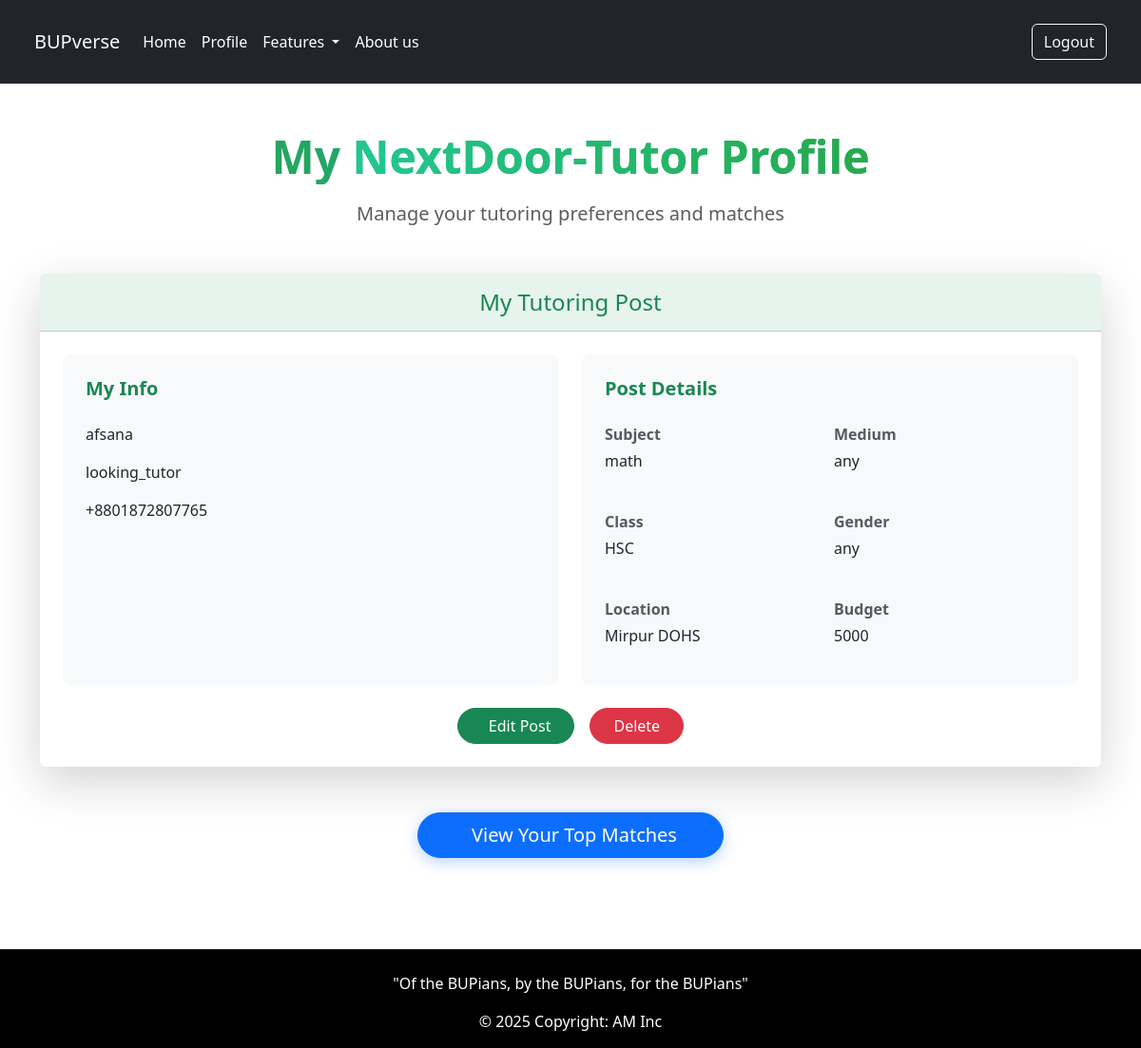
The app's page /tutor/nextDoorposts_profile/ (signed in) with its own data.
### tutor_matching/models.py (models this page shows, shortened)
class nextDoorPost(models.Model):
    user = models.OneToOneField(User, on_delete=models.CASCADE)
    user_type = models.CharField(max_length=16, choices=USER_TYPE_CHOICES)
    subjects = models.CharField(max_length=255)
    budget = models.IntegerField()
    medium = models.CharField(max_length=50,choices=MEDIUM_CHOICES)
    gender = models.CharField(max_length=10,choices=GENDER_CHOICES)
    location = models.CharField(max_length=100, choices=LOCATION_CHOICES)
    phone_number = PhoneNumberField(blank=True)
    student_class = models.CharField(max_length=10, choices=CLASS_CHOICES)
    details = models.TextField(blank=True, null=True, help_text="Write any extra details")
    latitude = models.FloatField(blank=True, null=True)
    longitude = models.FloatField(blank=True, null=True)
    created_at = models.DateTimeField(auto_now_add=True)

### tutor_matching/views.py (the view)
# urls.py: path('nextDoorposts_profile/', views.nextDoor_profile, name='nextDoor_profile'),
@login_required
def nextDoor_profile(request):
    try:
        post = request.user.nextdoorpost
    except nextDoorPost.DoesNotExist:
        post = None
    return render(request, 'nextDoor_profile.html', {
        'user': request.user,
        'post': post
    })

### tutor_matching/templates/nextDoor_profile.html (shortened to what this page needs)
{% extends "layout.html" %}
{% load static %}
{% block content %}
<div class="container py-5">
    <div class="text-center mb-5">
        <h1 class="display-5 fw-bold mb-3 text-gradient-primary">My <span class="text-gradient-success">NextDoor-Tutor Profile</span></h1>
        <p class="lead text-muted">Manage your tutoring preferences and matches</p>
    </div>
    {% if post %}
    <div class="card border-0 shadow-lg overflow-hidden mb-5 style="border-radius: 20px;">
        <div class="card-header bg-success bg-opacity-10 py-3">
            <h4 class="text-center mb-0 text-success">
                My Tutoring Post
            </h4>
        </div>
        <div class="card-body p-4">
            <div class="row g-4">
                <div class="col-md-6">
                    <div class="p-4 bg-light rounded-3 h-100">
                        <h5 class="fw-bold text-success mb-4">
                            My Info
                        </h5>
                        <div class="d-flex align-items-center mb-3">
                            <p class="mb-0">{{ post.user.username }}</p>
                        </div>
                        <div class="d-flex align-items-center mb-3">
                            <p class="mb-0">{{ post.user_type }}</p>
                        </div>
                        <div class="d-flex align-items-center">
                            <p class="mb-0">{{ post.phone_number }}</p>
                        </div>
                    </div>
                </div>
                <div class="col-md-6 ">
                    <div class="p-4 bg-light rounded-3 h-100 ">
                        <h5 class="fw-bold text-success mb-4">
                            Post Details
                        </h5>
                        <div class="row g-2">
                            <div class="col-6 mb-3">
                                <p class="fw-bold text-muted mb-1">Subject</p>
                                <p>{{ post.subjects }}</p>
                            </div>
                            <div class="col-6 mb-3">
                                <p class="fw-bold text-muted mb-1">Medium</p>
                                <p>{{ post.medium }}</p>
                            </div>
                            <div class="col-6 mb-3">
                                <p class="fw-bold text-muted mb-1">Class</p>
                                <p>{{ post.student_class }}</p>
                            </div>
                            <div class="col-6 mb-3">
                                <p class="fw-bold text-muted mb-1">Gender</p>
                                <p>{{ post.gender }}</p>
                            </div>
                            <div class="col-6">
                                <p class="fw-bold text-muted mb-1">Location</p>
                                <p>{{ post.location }}</p>
                            </div>
                            <div class="col-6">
                                <p class="fw-bold text-muted mb-1">Budget</p>
                                <p>{{ post.budget }}</p>
                            </div>
                        </div>
                    </div>
                </div>
            </div>
            <div class="d-flex justify-content-center gap-3 mt-4">
                <a href="{% url 'nextDoor_post_edit' post.id %}" class="btn btn-success rounded-pill px-4">
                    Edit Post
                </a>
                <a href="{% url 'nextDoor_delete' post.id %}" class="btn btn-danger rounded-pill px-4">
                    Delete
                </a>
            </div>
        </div>
    </div>
    <div class="text-center">
        <a href="{% url 'nextDoor_matched_posts' post.id %}" class="btn btn-primary btn-lg rounded-pill px-5 animate__animated animate__pulse animate__infinite"
           style="animation-duration: 2s; box-shadow: 0 4px 15px rgba(13, 110, 253, 0.3);">
            View Your Top Matches
        </a>
    </div>
    {% endif %}
</div>
{% endblock %}

### tutor_matching/templates/nextDoor_profile.html (style rules this page uses)
.text-gradient-primary { background: linear-gradient(45deg, #28a745, #17a2b8); -webkit-background-clip: text; background-clip: text; -webkit-text-fill-color: transparent; }
.text-gradient-success { background: linear-gradient(45deg, #20c997, #28a745); -webkit-background-clip: text; background-clip: text; -webkit-text-fill-color: transparent; }
.card { transition: all 0.3s ease; }

### records on screen
nextDoorPost: user.username "afsana", user_type "looking_tutor", phone_number "+8801872807765", subjects "math", medium "any", student_class "HSC", gender "any", location "Mirpur DOHS", budget "5000"
